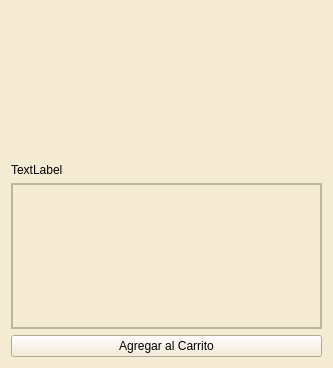
<?xml version="1.0" encoding="UTF-8"?>
<ui version="4.0">
 <class>tarjeta_especialidades</class>
 <widget class="QFrame" name="tarjeta_especialidades">
  <property name="geometry">
   <rect>
    <x>0</x>
    <y>0</y>
    <width>333</width>
    <height>368</height>
   </rect>
  </property>
  <property name="sizePolicy">
   <sizepolicy hsizetype="Expanding" vsizetype="Fixed">
    <horstretch>0</horstretch>
    <verstretch>0</verstretch>
   </sizepolicy>
  </property>
  <property name="maximumSize">
   <size>
    <width>16777215</width>
    <height>872</height>
   </size>
  </property>
  <property name="windowTitle">
   <string>Frame</string>
  </property>
  <property name="styleSheet">
   <string notr="true">background-color:rgb(245, 235, 210); </string>
  </property>
  <layout class="QVBoxLayout" name="verticalLayout">
   <item>
    <widget class="QLabel" name="label">
     <property name="sizePolicy">
      <sizepolicy hsizetype="Ignored" vsizetype="MinimumExpanding">
       <horstretch>0</horstretch>
       <verstretch>0</verstretch>
      </sizepolicy>
     </property>
     <property name="maximumSize">
      <size>
       <width>16777215</width>
       <height>200</height>
      </size>
     </property>
     <property name="frameShape">
      <enum>QFrame::Shape::NoFrame</enum>
     </property>
     <property name="text">
      <string/>
     </property>
     <property name="pixmap">
      <pixmap resource="img.qrc">:/hamburguesa.jpeg</pixmap>
     </property>
     <property name="scaledContents">
      <bool>true</bool>
     </property>
    </widget>
   </item>
   <item>
    <widget class="QLabel" name="etiqueta_precio">
     <property name="text">
      <string>TextLabel</string>
     </property>
    </widget>
   </item>
   <item>
    <widget class="QFrame" name="frame_condimentos">
     <property name="frameShape">
      <enum>QFrame::Shape::StyledPanel</enum>
     </property>
     <property name="frameShadow">
      <enum>QFrame::Shadow::Raised</enum>
     </property>
     <layout class="QVBoxLayout" name="verticalLayout_2">
      <property name="spacing">
       <number>0</number>
      </property>
      <property name="leftMargin">
       <number>0</number>
      </property>
      <property name="topMargin">
       <number>0</number>
      </property>
      <property name="rightMargin">
       <number>0</number>
      </property>
      <property name="bottomMargin">
       <number>0</number>
      </property>
      <item>
       <widget class="QScrollArea" name="scrollArea">
        <property name="widgetResizable">
         <bool>true</bool>
        </property>
        <widget class="QWidget" name="scrollAreaWidgetContents">
         <property name="geometry">
          <rect>
           <x>0</x>
           <y>0</y>
           <width>311</width>
           <height>88</height>
          </rect>
         </property>
         <layout class="QVBoxLayout" name="verticalLayout_3">
          <item>
           <layout class="QGridLayout" name="contenedor_condimentos"/>
          </item>
         </layout>
        </widget>
       </widget>
      </item>
     </layout>
    </widget>
   </item>
   <item>
    <widget class="QPushButton" name="pushButton">
     <property name="text">
      <string>Agregar al Carrito</string>
     </property>
    </widget>
   </item>
  </layout>
 </widget>
 <resources>
  <include location="img.qrc"/>
 </resources>
 <connections/>
</ui>
